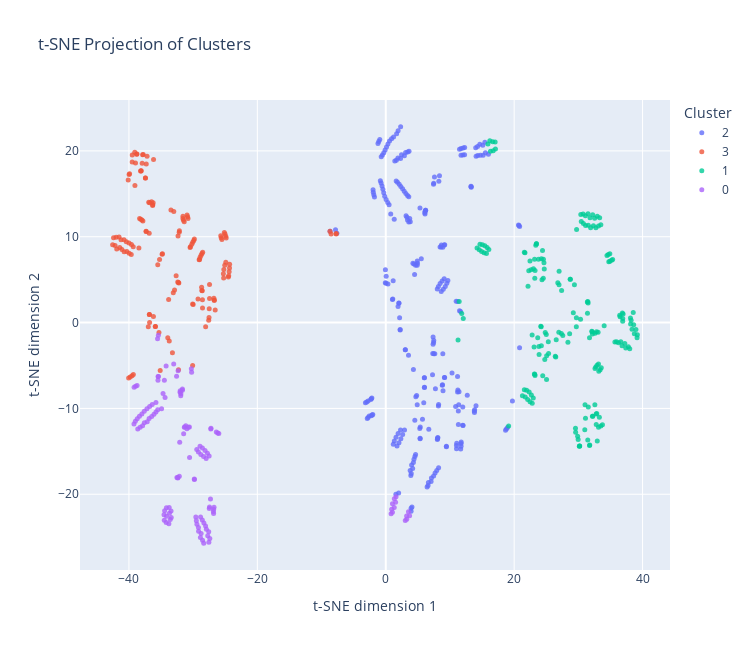

Write notebook code for a chart like this one.
### Code cell
tsne   = TSNE(n_components=2, random_state=42)
X_tsne = tsne.fit_transform(X_preprocessed)     # ndarray, shape = (n_samples, 2)

df_tsne = pd.DataFrame(
    X_tsne,
    columns=["TSNE1", "TSNE2"]                  
)
df_tsne["Cluster"] = labels.astype(str)         # colour by cluster

fig = px.scatter(
    data_frame = df_tsne,
    x          = "TSNE1",
    y          = "TSNE2",
    color      = "Cluster",
    width      = 750,
    height     = 650,
    title      = "t-SNE Projection of Clusters",
    labels     = {"TSNE1": "t-SNE dimension 1",  
                  "TSNE2": "t-SNE dimension 2"}
)

fig.update_traces(marker=dict(size=5, opacity=0.8))
fig.show()

### Figure 1 — Plotly figure (JSON) as saved in the notebook; plotly's stock layout.template omitted (floating-point values rounded to 4 significant figures; data arrays with more than 128 entries replaced by an {"elided": "..."} marker saying what was removed)
{"data": [{"hovertemplate": "Cluster=2<br>t-SNE dimension 1=%{x}<br>t-SNE dimension 2=%{y}<extra></extra>", "legendgroup": "2", "marker": {"color": "#636efa", "opacity": 0.8, "size": 5, "symbol": "circle"}, "mode": "markers", "name": "2", "orientation": "v", "showlegend": true, "type": "scatter", "x": {"elided": "250 float values"}, "xaxis": "x", "y": {"elided": "250 float values"}, "yaxis": "y"}, {"hovertemplate": "Cluster=3<br>t-SNE dimension 1=%{x}<br>t-SNE dimension 2=%{y}<extra></extra>", "legendgroup": "3", "marker": {"color": "#EF553B", "opacity": 0.8, "size": 5, "symbol": "circle"}, "mode": "markers", "name": "3", "orientation": "v", "showlegend": true, "type": "scatter", "x": {"elided": "145 float values"}, "xaxis": "x", "y": {"elided": "145 float values"}, "yaxis": "y"}, {"hovertemplate": "Cluster=1<br>t-SNE dimension 1=%{x}<br>t-SNE dimension 2=%{y}<extra></extra>", "legendgroup": "1", "marker": {"color": "#00cc96", "opacity": 0.8, "size": 5, "symbol": "circle"}, "mode": "markers", "name": "1", "orientation": "v", "showlegend": true, "type": "scatter", "x": {"elided": "186 float values"}, "xaxis": "x", "y": {"elided": "186 float values"}, "yaxis": "y"}, {"hovertemplate": "Cluster=0<br>t-SNE dimension 1=%{x}<br>t-SNE dimension 2=%{y}<extra></extra>", "legendgroup": "0", "marker": {"color": "#ab63fa", "opacity": 0.8, "size": 5, "symbol": "circle"}, "mode": "markers", "name": "0", "orientation": "v", "showlegend": true, "type": "scatter", "x": [-29.81, -29.82, -35.42, -35.54, -27.25, -32.09, -27.22, -38.73, -26.39, -38.96, -26.17, -39.2, -26.0, -29.44, -28.93, -29.18, -28.55, -28.8, -28.15, -28.38, -27.77, -27.97, -27.51, -31.48, -34.16, -31.68, -33.44, -31.37, -33.73, -31.67, -34.44, -31.14, -33.7, -32.04, -34.54, -31.32, -34.15, -32.01, -33.41, -30.98, -33.57, -31.91, -34.49, -30.74, -34.2, -31.93, -33.78, -30.58, -29.58, -35.79, -28.84, -36.38, -29.5, -36.1, 1.603, -28.57, -36.78, -29.41, -36.45, 1.332, -28.33, -37.2, -29.18, -36.86, 1.53, -28.07, -37.62, 3.535, -29.15, -37.16, 1.042, -27.94, -37.99, 3.712, -28.76, -37.6, 1.321, -27.58, -38.37, 3.246, -28.87, -37.87, 0.9218, -27.73, -38.71, 3.266, -28.53, -38.26, 1.041, -27.41, -39.01, 3.039, -28.35, -38.62, 0.8313, -27.55, -39.22, -26.75, -27.3, -26.81, -27.45, -26.85, -27.49, -26.82, -34.48, -30.56, -32.38, -35.46, -34.69, -34.21, -34.38, -33.03, -34.92, -32.15, -30.28, -35.8, -32.53, -35.4, -30.24, -32.58, -35.52, -32.39, -35.48, -32.35], "xaxis": "x", "y": [-18.29, -18.21, -1.481, -1.89, -12.4, -13.95, -12.32, -7.316, -12.75, -7.423, -12.85, -7.548, -12.92, -14.79, -14.41, -15.08, -14.6, -15.35, -14.89, -15.61, -15.24, -15.82, -15.54, -12.96, -21.56, -7.874, -21.94, -12.19, -21.54, -7.727, -21.93, -12.02, -22.21, -8.102, -22.38, -12.15, -22.56, -7.932, -22.7, -12.35, -22.95, -8.304, -23.03, -12.2, -23.3, -8.512, -23.44, -12.15, -22.66, -10.43, -22.64, -9.536, -23.09, -10.68, -20.3, -22.99, -9.77, -23.5, -10.95, -20.54, -23.35, -10.05, -23.86, -11.17, -20.94, -23.68, -10.34, -22.04, -24.3, -11.54, -21.12, -24.08, -10.64, -22.5, -24.58, -11.67, -21.55, -24.37, -10.91, -22.55, -25.04, -12.03, -21.74, -24.84, -11.2, -22.91, -25.35, -12.21, -22.1, -25.14, -11.49, -23.05, -25.72, -12.39, -22.26, -25.59, -11.83, -21.51, -20.54, -21.74, -21.48, -22.01, -21.65, -22.24, -6.713, -15.71, -18.06, -6.287, -8.269, -5.055, -8.716, -4.817, -10.04, -17.89, -5.383, -9.318, -18.04, -6.282, -5.773, -6.264, -10.15, -18.1, -6.705, -5.603], "yaxis": "y"}], "layout": {"height": 650, "legend": {"title": {"text": "Cluster"}, "tracegroupgap": 0}, "title": {"text": "t-SNE Projection of Clusters"}, "width": 750, "xaxis": {"anchor": "y", "domain": [0, 1], "title": {"text": "t-SNE dimension 1"}}, "yaxis": {"anchor": "x", "domain": [0, 1], "title": {"text": "t-SNE dimension 2"}}}}
